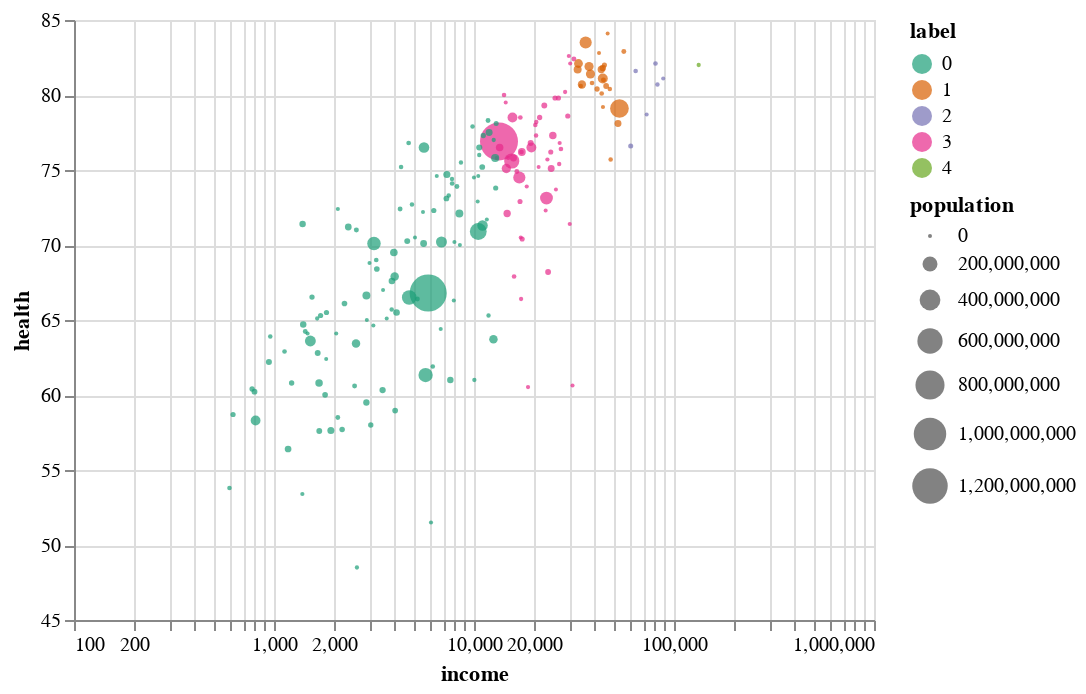

Notebook code cell kept with this figure:
### Markdown cell above
## Plot it again, coloring by our labels

### Code cell
alt.Chart(gapminder).mark_circle().encode(
    alt.X('income:Q', scale=alt.Scale(type='log')),
    alt.Y('health:Q', scale=alt.Scale(zero=False)),
    size='population:Q',
    color=alt.Color('label:N', scale=alt.Scale(scheme='dark2')),
    tooltip=list(gapminder.columns)
).interactive()

### Figure 1 — Vega-Lite specification as saved in the notebook (floating-point values rounded to 4 significant figures; data arrays with more than 128 entries replaced by an {"elided": "..."} marker saying what was removed)
{"config": {"view": {"continuousWidth": 400, "continuousHeight": 300}}, "data": {"name": "data-827bc985ccf765f3efc31bd6f5cb46ff"}, "mark": "circle", "encoding": {"color": {"type": "nominal", "field": "label", "scale": {"scheme": "dark2"}}, "size": {"type": "quantitative", "field": "population"}, "tooltip": [{"type": "nominal", "field": "country"}, {"type": "quantitative", "field": "income"}, {"type": "quantitative", "field": "health"}, {"type": "quantitative", "field": "population"}, {"type": "quantitative", "field": "label"}], "x": {"type": "quantitative", "field": "income", "scale": {"type": "log"}}, "y": {"type": "quantitative", "field": "health", "scale": {"zero": false}}}, "selection": {"selector002": {"type": "interval", "bind": "scales", "encodings": ["x", "y"]}}, "$schema": "https://vega.github.io/schema/vega-lite/v4.8.1.json", "datasets": {"data-827bc985ccf765f3efc31bd6f5cb46ff": {"elided": "187 records"}}}
